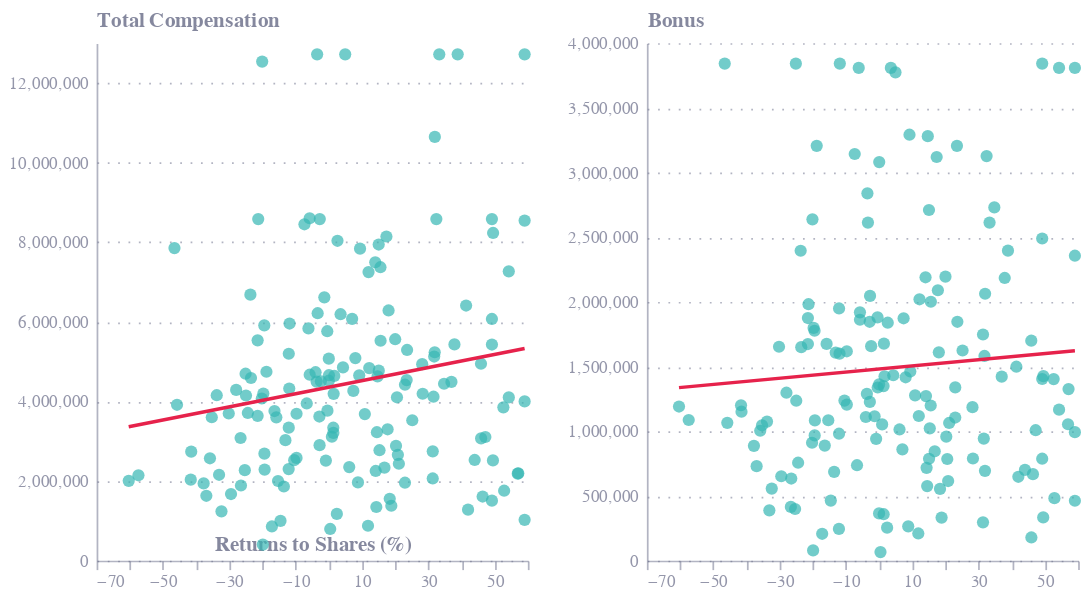

Notebook cell for this chart:
### Code cell
import altair as alt
import pandas as pd

# Load the data
url = "https://raw.githubusercontent.com/hcantekin/hcantekin.github.io/main/E62_fig3_data.csv"
data = pd.read_csv(url)

# Create scatter plot with regression line for Total Compensation vs Returns to Shares
scatter_total_comp = alt.Chart(data).mark_point(color='#36B7B4', filled=True).encode(
    x=alt.X('return2:Q', title= "Returns to Shares (%)"),
    y=alt.Y('total_compensation:Q', title='Total Compensation')
).properties(
    width=250,
    height=300,
)
regression_total_comp = scatter_total_comp.transform_regression(
    'return2', 'total_compensation'
).mark_line(color='#E6224B')

chart1 = scatter_total_comp + regression_total_comp

# Create scatter plot with regression line for Bonus vs Returns to Shares
scatter_bonus = alt.Chart(data).mark_point(color='#36B7B4', filled=True).encode(
    x=alt.X('return2:Q', title=''),
    y=alt.Y('Bonus:Q', title='Bonus')
).properties(
    width=250,
    height=300,
)

regression_bonus = scatter_bonus.transform_regression(
    'return2', 'Bonus'
).mark_line(color='#E6224B')

chart2 = scatter_bonus + regression_bonus

# Combine the two charts
combined_chart = alt.hconcat(chart1, chart2).configure_axis(
    labelColor='#676A86',
    titleColor='#676A86'
).configure_view(
    strokeOpacity=0
).configure_point(
    size=50
)

combined_chart

### Figure 1 — Vega-Lite specification as saved in the notebook (floating-point values rounded to 4 significant figures; data arrays with more than 128 entries replaced by an {"elided": "..."} marker saying what was removed)
{"config": {"font": "Circular Std", "mark": {"line": {"interpolate": "monotone"}}, "view": {"stroke": "transparent", "width": 400, "height": 300, "strokeOpacity": 0}, "range": {"category": ["#36B7B4", "#E6224B", "#F4C245", "#0063AF", "#00A767", "#179FDB", "#EB5C2E"], "diverging": ["#E6224B", "#E54753", "#C9C9C9", "#179FDB", "#122B39"], "heatmap": ["#C9C9C9", "#179FDB", "#0063AF", "#122B39"], "ordinal": ["#00A767", "#36B7B4", "#179FDB", "#0063AF", "#243B5A"]}, "axisX": {"domainColor": "#676A86", "domainOpacity": 0.5, "grid": false, "labelAngle": 0, "labelColor": "#676A86", "labelOpacity": 0.7, "orient": "bottom", "tickColor": "#676A86", "tickCount": 10, "tickOpacity": 0.5, "title": false, "titleAlign": "center", "titleAnchor": "middle", "titleColor": "#676A86", "titleFontSize": 12, "titleOpacity": 0.8, "titleY": -15}, "axisY": {"domainColor": "#676A86", "domainOpacity": 0.5, "gridColor": "#676A86", "gridDash": [1, 5], "gridOpacity": 0.5, "labelColor": "#676A86", "labelOpacity": 0.7, "labelPadding": 5, "tickColor": "#676A86", "tickCount": 8, "tickOpacity": 0.5, "ticks": false, "titleAlign": "left", "titleAngle": 0, "titleBaseline": "bottom", "titleColor": "#676A86", "titleFontSize": 12, "titleOpacity": 0.8, "titleX": 0, "titleY": -7}, "axis": {"labelColor": "#676A86", "titleColor": "#676A86"}, "point": {"size": 50}}, "hconcat": [{"layer": [{"mark": {"type": "point", "color": "#36B7B4", "filled": true}, "encoding": {"x": {"field": "return2", "title": "Returns to Shares (%)", "type": "quantitative"}, "y": {"field": "total_compensation", "title": "Total Compensation", "type": "quantitative"}}, "height": 300, "width": 250}, {"mark": {"type": "line", "color": "#E6224B"}, "encoding": {"x": {"field": "return2", "title": "Returns to Shares (%)", "type": "quantitative"}, "y": {"field": "total_compensation", "title": "Total Compensation", "type": "quantitative"}}, "height": 300, "transform": [{"on": "return2", "regression": "total_compensation"}], "width": 250}]}, {"layer": [{"mark": {"type": "point", "color": "#36B7B4", "filled": true}, "encoding": {"x": {"field": "return2", "title": "", "type": "quantitative"}, "y": {"field": "Bonus", "title": "Bonus", "type": "quantitative"}}, "height": 300, "width": 250}, {"mark": {"type": "line", "color": "#E6224B"}, "encoding": {"x": {"field": "return2", "title": "", "type": "quantitative"}, "y": {"field": "Bonus", "title": "Bonus", "type": "quantitative"}}, "height": 300, "transform": [{"on": "return2", "regression": "Bonus"}], "width": 250}]}], "data": {"name": "data-50ebebf330511ce5e6ba885237d64042"}, "$schema": "https://vega.github.io/schema/vega-lite/v4.17.0.json", "datasets": {"data-50ebebf330511ce5e6ba885237d64042": {"elided": "155 records"}}}
